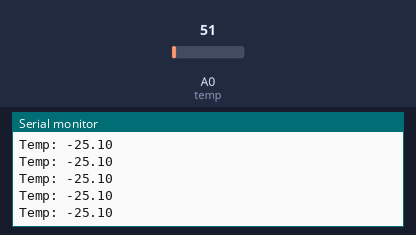
The sketch below on a simulated Arduino Uno, built with avr-gcc and run on an emulated ATmega328P. Parts: the last lines printed to the serial monitor. The inputs (shaded band) are chosen by the test bench; at power-on: A0 (temp) = 51.

Above: at 1.2 s.
1.3 s: A0 (temp) set to 61
At 2.3 s:
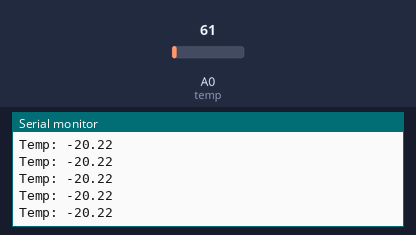
4.3 s: A0 (temp) set to 71
At 5.3 s:
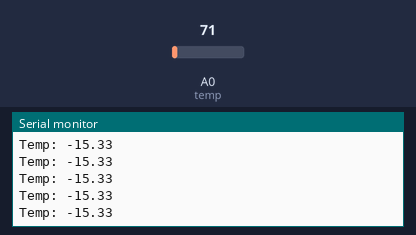
Timing chart, 0 to 7.3 s (numbered marks = the images above; inputs shaded):
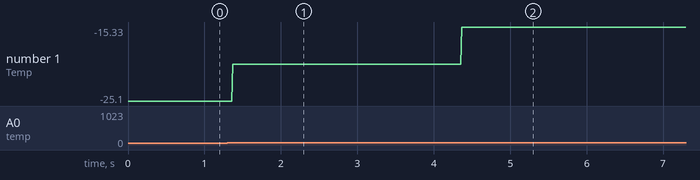

Measured:
- after the input at 1.3 s, the serial monitor: prints a new line after 0.07 s (image 1)
- after the input at 4.3 s, the serial monitor: prints a new line after 0.07 s (image 2)
- plotted number 1: -25.1 → -20.22 after the input at 1.3 s, -20.22 → -15.33 after the input at 4.3 s

The sketch:

body_temp_sensor_TMP36.ino
```cpp
// C++ code
//

#define temp A0
void setup()
{
  pinMode(temp, INPUT);
  Serial.begin(9600);
}

void loop()
{
  	Serial.print("Temp: ");
  	double voltage = (analogRead(temp) * 5.0) / 1024;
	Serial.println((voltage - 0.50002) * 100);
}
```
